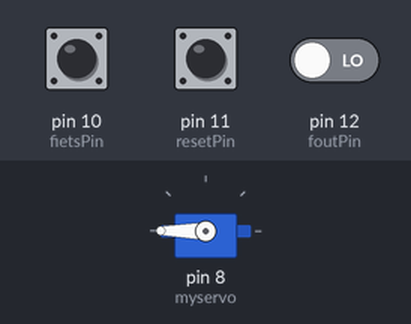
The sketch below on a simulated Arduino Uno, built with avr-gcc and run on an emulated ATmega328P. Parts: servo. Inputs (shaded band) come from the test bench; at power-on: pin 10 (fietsPin) LOW, pin 11 (resetPin) LOW, pin 12 (foutPin) LOW.

Above: at 1.2 s.
1.3 s: pin 10 (fietsPin) driven HIGH
4.3 s: pin 10 (fietsPin) pulsed LOW 5 times (0.12 s each, 0.3 s apart)
At 4.78 s:
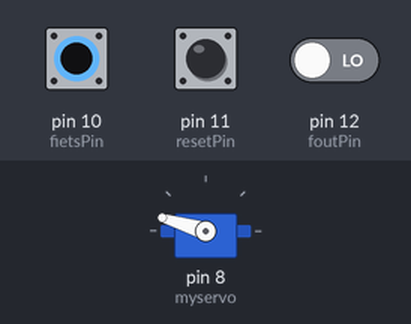
At 5.38 s:
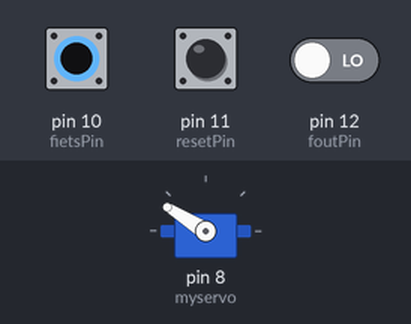
7.3 s: pin 11 (resetPin) pulled HIGH for 0.15 s
Timing chart, 0 to 10.3 s (numbered marks = the images above; inputs shaded):
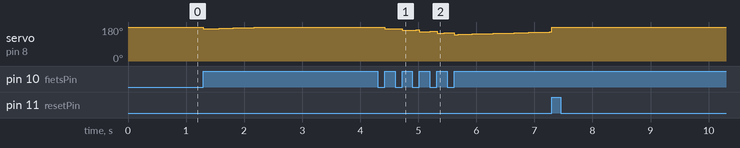

The sketch:

bikeGame.ino
```cpp
#include <Servo.h>

Servo myservo;  // create servo object to control a servo
                // a maximum of eight servo objects can be created

const int foutPin = 12;
const int resetPin = 11;
const int fietsPin = 10;
int resetButtonState = 0;
int foutButtonState = 0;
int previousFoutButtonState = 0;
int fietsButtonState = 0;
int previousFietsButtonState = 0;


int pos = 0;    // variable to store the servo position
int minVal= 90;
int maxVal= 180;
int beginVal = 180;
long previousMillis = 0;
long interval = 1000;


long previousDegrateMillis = 0;
long degrateInterval = 120;

void setup()
{
 pinMode(foutPin, INPUT);
 pinMode(resetPin, INPUT);
 pinMode(fietsPin, INPUT);
  myservo.attach(8);  // attaches the servo on pin 9 to the servo object
  pos = beginVal;
  myservo.write(pos);
}


void loop()
{
  resetButtonState = digitalRead(resetPin);
  foutButtonState = digitalRead(foutPin);
  fietsButtonState = digitalRead(fietsPin);

  if(resetButtonState){
    pos = beginVal;
  }

  if(previousFoutButtonState == 0){
    if(foutButtonState){
      previousFoutButtonState = 1;
      if(pos+10 <= maxVal){
        pos += 10;
      }

    }
  } else {
    if(foutButtonState == 0){
      previousFoutButtonState = 0;
    }
  }

  if(previousFietsButtonState == 0){
    if(fietsButtonState){
      previousFietsButtonState = 1;
      if(pos-10 >= minVal){
        pos -= 10;
      }

    }
  } else {
    if(fietsButtonState == 0){
      previousFietsButtonState = 0;
    }
  }


  unsigned long currentMillis = millis();


  if(currentMillis - previousDegrateMillis > degrateInterval){
    previousDegrateMillis = currentMillis;
    if(pos < maxVal){
      pos++;
    }

  }

  if(currentMillis - previousMillis > interval) {
    // save the last time you blinked the LED
    previousMillis = currentMillis;
  }

  myservo.write(pos);

}
```
